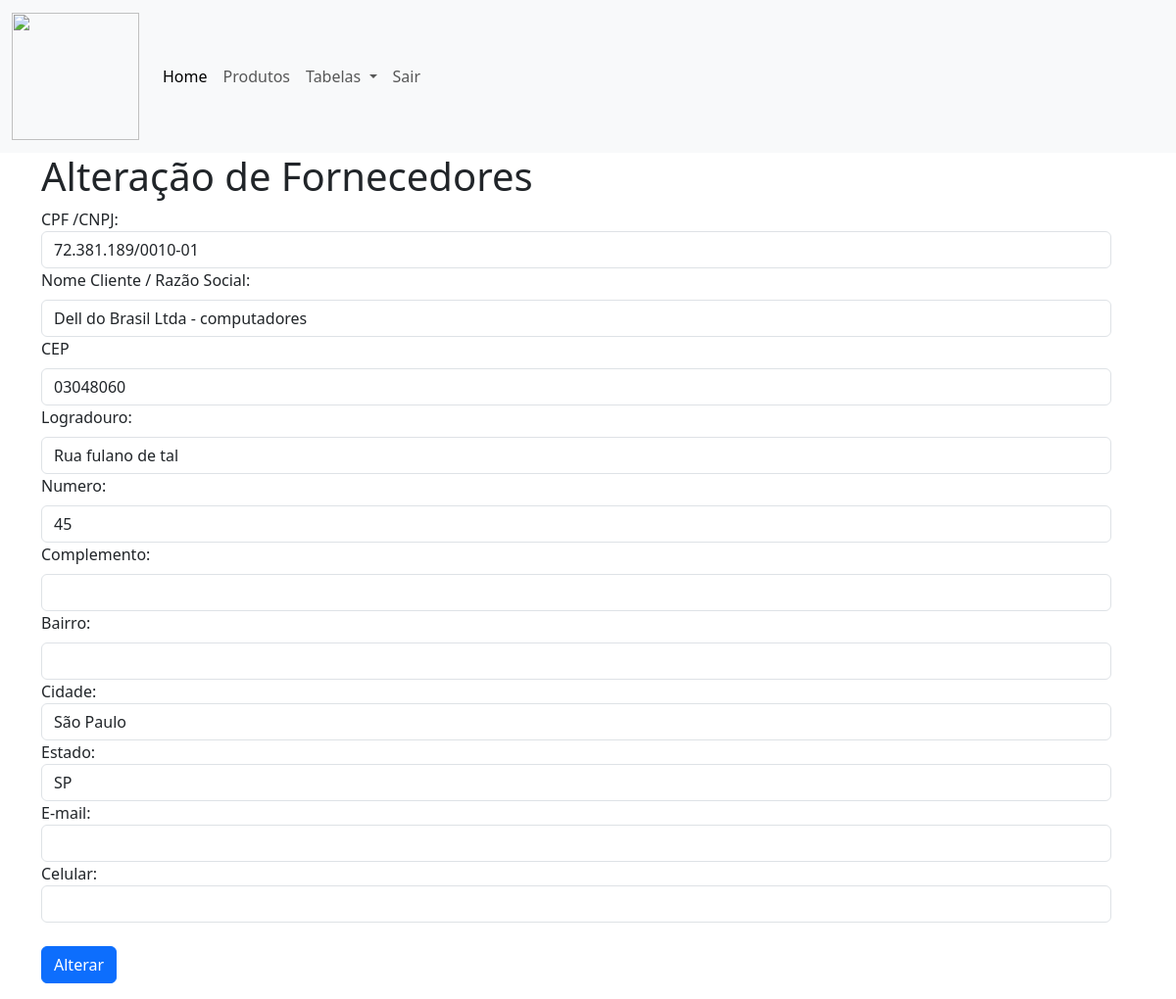
Screenshot of /loja/admin/editar_fornecedores.php?id_fornecedor=1 (signed in) with the database file from the repository.
### tables this page shows
CREATE TABLE `fornecedores` (
  `id_fornecedor` int(11) NOT NULL,
  `nome_fornecedor` varchar(80) NOT NULL,
  `cpf_cnpj` varchar(25) NOT NULL,
  `cep` varchar(9) NOT NULL,
  `logradouro` varchar(60) NOT NULL,
  `numero` varchar(15) NOT NULL,
  `complemento` varchar(15) NOT NULL,
  `bairro` varchar(60) NOT NULL,
  `cidade` varchar(80) NOT NULL,
  `uf` varchar(5) NOT NULL,
  `email` varchar(100) NOT NULL,
  `celular` varchar(20) NOT NULL
);

### loja/admin/editar_fornecedores.php (the view, shortened to what this page needs)
<html>
<head>
  <link href="https://cdn.jsdelivr.net/npm/bootstrap@5.3.3/dist/css/bootstrap.min.css" rel="stylesheet">
</head>
<body>
<?php
include 'menu.php';
include 'conexao.php';
$id_fornecedor = $_GET['id_fornecedor'];
?>
  <div class="container">
  <div class="row">
  <h1>Alteração de Fornecedores</h1>
  <form action="_editar_fornecedores.php" method="post" class="row">
  <?php
    $sql = "SELECT * FROM fornecedores WHERE id_fornecedor = $id_fornecedor";
    $buscar = mysqli_query($conexao,$sql);
    while ($array = mysqli_fetch_array($buscar)) {
        $nome_fornecedor	 = $array['nome_fornecedor'];
        $cpf_cnpj       = $array['cpf_cnpj'];
        $cep            = $array['cep'];
        $logradouro     = $array['logradouro'];
        $numero         = $array['numero'];
        $complemento    = $array['complemento'];
        $bairro         = $array['bairro'];
        $cidade         = $array['cidade'];
        $uf              = $array['uf'];
        $email           = $array['email'];
        $celular         = $array['celular'];
        ?>
    <div class="col-12">
    <label for="CPF / CNPJ">CPF /CNPJ:</label>
    <input type="text" id="cpf_cnpj" name="cpf_cnpj" maxlength="20" value="<?php echo $cpf_cnpj ?>" class="form-control" required>
    </div>
    <div class="col-12">
    <label for="Nome Fornecedor / Razão Social" class="form-label">Nome Cliente / Razão Social:</label>
    <input type="text" id="nome_fornecedor" name="nome_fornecedor" value="<?php echo $nome_fornecedor ?>" class="form-control">
    </div>
    <div class="col-12">
    <label for="cep"  class="form-label">CEP</label>
    <input type="text" id="cep" name="cep" maxlength="9" class="form-control" value="<?php echo $cep ?>" required>
    </div>
    <div class="col-12">
    <label for="logradouro" class="form-label">Logradouro:</label>
    <input type="text" id="logradouro" name="logradouro" value="<?php echo $logradouro ?>" class="form-control">
    </div>
    <div class="col-12">
    <label for="Numero" class="form-label">Numero:</label>
    <input type="text" id="numero" name="numero" value="<?php echo $numero ?>" class="form-control">
    </div>
    <div class="col-12">
    <label for="Complemento" class="form-label">Complemento:</label>
    <input type="text" id="complemento" name="complemento" value="<?php echo $complemento ?>" class="form-control">
    </div>
    <div class="col-12">
    <label for="bairro" class="form-label">Bairro:</label>
    <input type="text" id="bairro" name="bairro" value="<?php echo $bairro ?>" class="form-control">
    </div>
    <div class="col-12">
    <label for="cidade">Cidade:</label>
    <input type="text" id="cidade" name="cidade" value="<?php echo $cidade ?>" class="form-control">
    </div>
    <div class="col-12">
    <label for="estado">Estado:</label>
    <input type="text" id="uf" name="uf" value="<?php echo $uf ?>" class="form-control">
    </div>
    <div class="col-12">
    <label for="estado">E-mail:</label>
    <input type="text" id="email" name="email" value="<?php echo $email ?>" class="form-control">
    </div>
	<div class="col-12">
    <label for="estado">Celular:</label>
    <input type="text" id="celular" name="celular" value="<?php echo $celular ?>" class="form-control">
    </div>
    <div class="col-12">
    <button type="submit" id="botao" class="btn btn-primary">Alterar</button>
    </div>
    <?php
    }?>
  </form>
  </div>
  </div>
</body>
</html>

### rows the page displays
fornecedores: cpf_cnpj "72.381.189/0010-01", nome_fornecedor "Dell do Brasil Ltda - computadores", cep "03048060", logradouro "Rua fulano de tal", numero "45", cidade "São Paulo", uf "SP"
